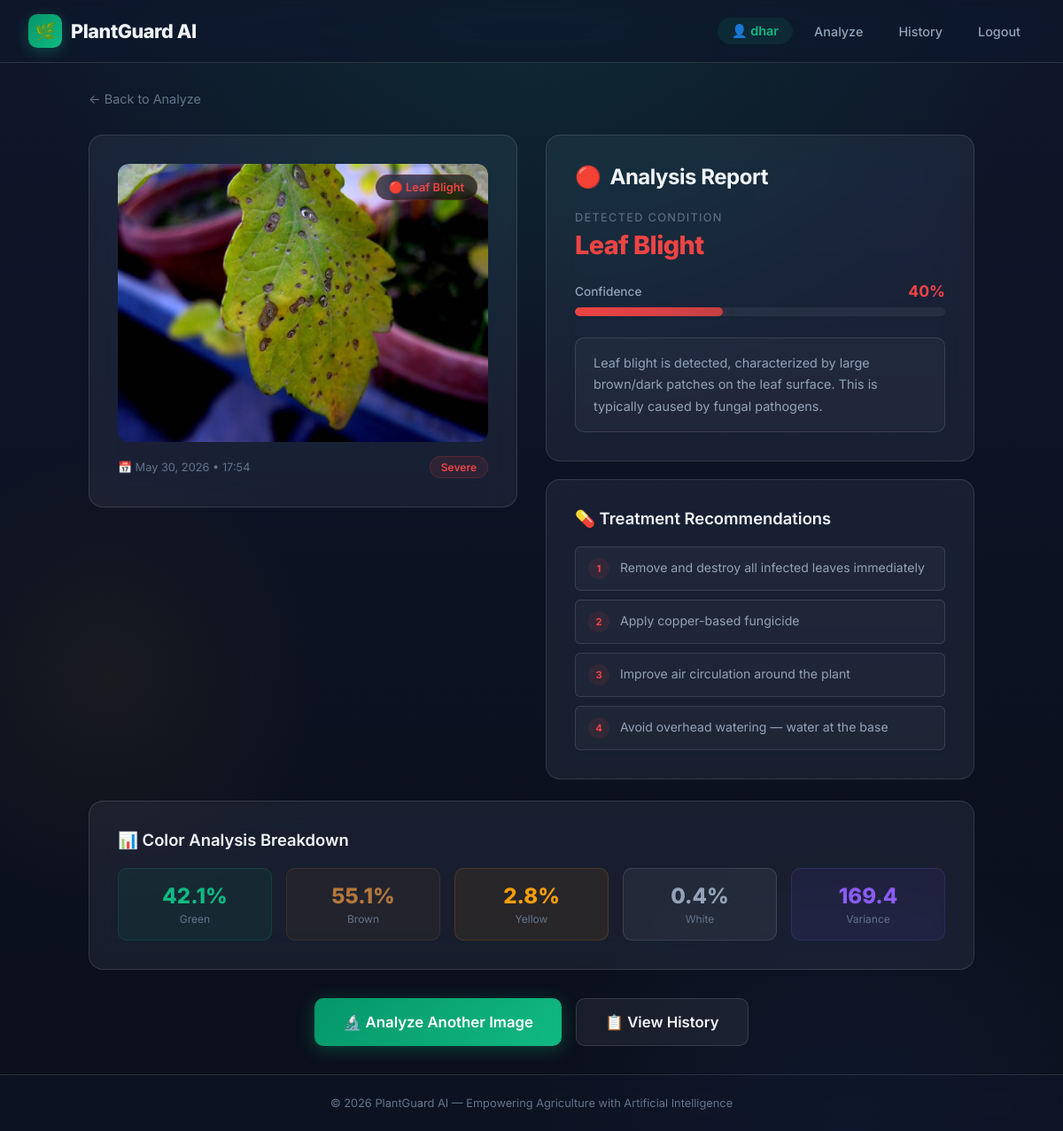
The app's page /result/22/ (signed in) with its own data.
### detection/models.py (models this page shows, shortened)
class UploadedImage(models.Model):
    image = models.ImageField(upload_to='uploads/')
    uploaded_at = models.DateTimeField(auto_now_add=True)
    prediction = models.CharField(max_length=255, blank=True, null=True)
    confidence = models.FloatField(blank=True, null=True, default=0.0)
    details = models.TextField(blank=True, null=True)

### detection/views.py (the view)
# urls.py: path('result/<int:pk>/', views.result, name='result'),
@login_required
def result(request, pk):
    uploaded_image = UploadedImage.objects.get(pk=pk)
    details = {}
    if uploaded_image.details:
        try:
            details = json.loads(uploaded_image.details)
        except json.JSONDecodeError:
            details = {}
    disease_info = DISEASE_DATABASE.get(uploaded_image.prediction, DISEASE_DATABASE['Healthy'])
    context = {
        'uploaded_image': uploaded_image,
        'details': details,
        'disease_info': disease_info,
        'confidence': uploaded_image.confidence or 0,
        'recommendations': details.get('recommendations', disease_info.get('recommendations', [])),
        'severity': details.get('severity_label', disease_info.get('severity_label', 'Unknown')),
        'severity_color': details.get('color', disease_info.get('color', '#888')),
        'disease_icon': details.get('icon', disease_info.get('icon', '🔍')),
        'disease_description': details.get('description', disease_info.get('description', '')),
        'analysis': details.get('analysis', {}),
    }
    return render(request, 'detection/result.html', context)

### detection/templates/detection/result.html (shortened to what this page needs)
{% extends 'detection/base.html' %}
{% block content %}
<div style="max-width: 1000px; margin: 0 auto;">
    <div style="display: flex; align-items: center; gap: 12px; margin-bottom: 2rem;">
        <a href="{% url 'home' %}" style="color: var(--text-muted); text-decoration: none; font-size: 0.9rem; transition: var(--transition);"
           onmouseover="this.style.color='var(--primary-light)'" onmouseout="this.style.color='var(--text-muted)'">
            ← Back to Analyze
        </a>
    </div>
    <div style="display: grid; grid-template-columns: 1fr 1fr; gap: 2rem; align-items: start;">
        <div class="glass-card" style="animation: slideInLeft 0.6s ease-out;" id="image-card">
            {% if uploaded_image %}
            <div style="position: relative; border-radius: 12px; overflow: hidden;">
                <img src="{{ uploaded_image.image.url }}" alt="Analyzed Leaf"
                    style="width: 100%; height: auto; display: block; border-radius: 12px;">
                <div style="
                    position: absolute;
                    top: 12px;
                    right: 12px;
                    background: rgba(0,0,0,0.6);
                    backdrop-filter: blur(10px);
                    padding: 6px 14px;
                    border-radius: 50px;
                    font-size: 0.8rem;
                    font-weight: 600;
                    color: {{ severity_color }};
                    border: 1px solid {{ severity_color }}33;
                " id="status-badge">
                    {{ disease_icon }} {{ uploaded_image.prediction }}
                </div>
            </div>
            <div style="margin-top: 1rem; display: flex; justify-content: space-between; align-items: center;">
                <span style="color: var(--text-muted); font-size: 0.8rem;">
                    📅 {{ uploaded_image.uploaded_at|date:"M d, Y • H:i" }}
                </span>
                <span style="
                    background: {{ severity_color }}18;
                    color: {{ severity_color }};
                    padding: 4px 12px;
                    border-radius: 50px;
                    font-size: 0.75rem;
                    font-weight: 600;
                    border: 1px solid {{ severity_color }}33;
                ">{{ severity }}</span>
            </div>
            {% endif %}
        </div>
        <div style="animation: slideInRight 0.6s ease-out;">
            <div class="glass-card" style="margin-bottom: 1.25rem;" id="result-card">
                <h2 style="margin-bottom: 1.5rem; display: flex; align-items: center; gap: 10px;">
                    <span style="font-size: 1.5rem;">{{ disease_icon }}</span>
                    Analysis Report
                </h2>
                <div style="margin-bottom: 1.5rem;">
                    <div style="color: var(--text-muted); font-size: 0.8rem; text-transform: uppercase; letter-spacing: 0.1em; margin-bottom: 6px;">Detected Condition</div>
                    <div style="font-size: 1.8rem; font-weight: 800; color: {{ severity_color }}; letter-spacing: -0.02em;" id="disease-name">
                        {{ uploaded_image.prediction }}
                    </div>
                </div>
                <div style="margin-bottom: 1.5rem;" id="confidence-section">
                    <div style="display: flex; justify-content: space-between; align-items: center; margin-bottom: 8px;">
                        <span style="color: var(--text-secondary); font-size: 0.85rem; font-weight: 500;">Confidence</span>
                        <span style="font-weight: 700; color: {{ severity_color }}; font-size: 1.1rem;" id="confidence-value">0%</span>
                    </div>
                    <div style="
                        width: 100%;
                        height: 10px;
                        background: rgba(255,255,255,0.06);
                        border-radius: 10px;
                        overflow: hidden;
                    ">
                        <div id="confidence-bar" style="
                            width: 0%;
                            height: 100%;
                            background: linear-gradient(90deg, {{ severity_color }}, {{ severity_color }}cc);
                            border-radius: 10px;
                            transition: width 1.5s cubic-bezier(0.4, 0, 0.2, 1);
                            box-shadow: 0 0 15px {{ severity_color }}44;
                        "></div>
                    </div>
                </div>
                <div style="
                    background: rgba(255,255,255,0.03);
                    border: 1px solid var(--glass-border);
                    border-radius: var(--radius-sm);
                    padding: 1rem 1.25rem;
                    line-height: 1.7;
                    color: var(--text-secondary);
                    font-size: 0.9rem;
                ">
                    {{ disease_description }}
                </div>
            </div>
            <div class="glass-card" id="recommendations-card">
                <h3 style="margin-bottom: 1.25rem; display: flex; align-items: center; gap: 8px;">
                    💊 Treatment Recommendations
                </h3>
                <div style="display: flex; flex-direction: column; gap: 10px;">
                    {% for rec in recommendations %}
                    <div style="
                        display: flex;
                        align-items: flex-start;
                        gap: 12px;
                        padding: 12px 14px;
                        background: rgba(255,255,255,0.03);
                        border: 1px solid var(--glass-border);
                        border-radius: var(--radius-xs);
                        transition: var(--transition);
                        animation: fadeInUp 0.5s ease-out {{ forloop.counter0 }}00ms both;
                    " class="rec-item"
                       onmouseover="this.style.borderColor='var(--glass-border-hover)'; this.style.background='rgba(255,255,255,0.06)'"
                       onmouseout="this.style.borderColor='var(--glass-border)'; this.style.background='rgba(255,255,255,0.03)'">
                        <span style="
                            flex-shrink: 0;
                            width: 24px;
                            height: 24px;
                            background: {{ severity_color }}18;
                            color: {{ severity_color }};
                            border-radius: 50%;
                            display: flex;
                            align-items: center;
                            justify-content: center;
                            font-size: 0.7rem;
                            font-weight: 700;
                        ">{{ forloop.counter }}</span>
                        <span style="color: var(--text-secondary); font-size: 0.88rem; line-height: 1.5;">{{ rec }}</span>
                    </div>
                    {% endfor %}
                </div>
            </div>
        </div>
    </div>
    {% if analysis %}
    <div class="glass-card" style="margin-top: 1.5rem; animation: fadeInUp 0.8s ease-out 0.3s both;" id="analysis-card">
        <h3 style="margin-bottom: 1.25rem; display: flex; align-items: center; gap: 8px;">
            📊 Color Analysis Breakdown
        </h3>
        <div style="display: grid; grid-template-columns: repeat(auto-fit, minmax(140px, 1fr)); gap: 1rem;">
            <div style="text-align: center; padding: 1rem; background: rgba(16, 185, 129, 0.08); border-radius: var(--radius-sm); border: 1px solid rgba(16, 185, 129, 0.15);">
                <div style="font-size: 1.5rem; font-weight: 800; color: #10b981;">{{ analysis.green_percentage }}%</div>
                <div style="color: var(--text-muted); font-size: 0.75rem; margin-top: 4px;">Green</div>
            </div>
            <div style="text-align: center; padding: 1rem; background: rgba(180, 120, 60, 0.08); border-radius: var(--radius-sm); border: 1px solid rgba(180, 120, 60, 0.15);">
                <div style="font-size: 1.5rem; font-weight: 800; color: #b4783c;">{{ analysis.brown_percentage }}%</div>
                <div style="color: var(--text-muted); font-size: 0.75rem; margin-top: 4px;">Brown</div>
            </div>
            <div style="text-align: center; padding: 1rem; background: rgba(245, 158, 11, 0.08); border-radius: var(--radius-sm); border: 1px solid rgba(245, 158, 11, 0.15);">
                <div style="font-size: 1.5rem; font-weight: 800; color: #f59e0b;">{{ analysis.yellow_percentage }}%</div>
                <div style="color: var(--text-muted); font-size: 0.75rem; margin-top: 4px;">Yellow</div>
            </div>
            <div style="text-align: center; padding: 1rem; background: rgba(255, 255, 255, 0.05); border-radius: var(--radius-sm); border: 1px solid var(--glass-border);">
                <div style="font-size: 1.5rem; font-weight: 800; color: var(--text-secondary);">{{ analysis.white_percentage }}%</div>
                <div style="color: var(--text-muted); font-size: 0.75rem; margin-top: 4px;">White</div>
            </div>
            <div style="text-align: center; padding: 1rem; background: rgba(139, 92, 246, 0.08); border-radius: var(--radius-sm); border: 1px solid rgba(139, 92, 246, 0.15);">
                <div style="font-size: 1.5rem; font-weight: 800; color: #8b5cf6;">{{ analysis.color_variance }}</div>
                <div style="color: var(--text-muted); font-size: 0.75rem; margin-top: 4px;">Variance</div>
            </div>
        </div>
    </div>
    {% endif %}
    <div style="display: flex; gap: 1rem; margin-top: 2rem; justify-content: center; flex-wrap: wrap;">
        <a href="{% url 'home' %}" class="btn btn-primary btn-lg" id="analyze-another-btn">
            🔬 Analyze Another Image
        </a>
        <a href="{% url 'history' %}" class="btn btn-secondary btn-lg" id="view-history-btn">
            📋 View History
        </a>
    </div>
</div>
{% endblock %}

### detection/templates/detection/base.html (shortened to what this page needs)
<!DOCTYPE html>
<html lang="en">
<head>
</head>
<body>
    <div class="bg-gradient"></div>
    <div class="particles">
    </div>
    <header>
        <nav>
            <a href="{% url 'home' %}" class="logo" id="nav-logo">
                <span class="logo-icon">🌿</span>
                PlantGuard AI
            </a>
            <div class="nav-links">
                {% if user.is_authenticated %}
                <span class="nav-user" id="nav-user">👤 {{ user.username }}</span>
                <a href="{% url 'home' %}" id="nav-analyze">Analyze</a>
                <a href="{% url 'history' %}" id="nav-history">History</a>
                <form action="{% url 'logout' %}" method="post" style="display:inline;">
                    <button type="submit" class="logout-btn" id="nav-logout">Logout</button>
                </form>
                {% else %}
                <a href="{% url 'login' %}" id="nav-login">Login</a>
                <a href="{% url 'signup' %}" class="btn-nav" id="nav-signup">Sign Up</a>
                {% endif %}
            </div>
        </nav>
    </header>
    <main>
        {% block content %}{% endblock %}
    </main>
    <footer>
        <p>&copy; 2026 PlantGuard AI — Empowering Agriculture with Artificial Intelligence</p>
    </footer>
</body>
</html>

### records on screen
UploadedImage: image (picture), prediction "Leaf Blight", uploaded_at "May 30, 2026 • 17:54"

### other values on screen
{{ user.username }} "dhar"
{{ disease_icon }} "🔴"
{{ severity }} "Severe"
{{ disease_description }} "Leaf blight is detected, characterized by large brown/dark patches on the leaf surface. This is typically caused by fungal pathogens."
{{ rec }} "Remove and destroy all infected leaves immediately" "Apply copper-based fungicide" "Improve air circulation around the plant" "Avoid overhead watering — water at the base"
{{ analysis.green_percentage }} "42.1"
{{ analysis.brown_percentage }} "55.1"
{{ analysis.yellow_percentage }} "2.8"
{{ analysis.white_percentage }} "0.4"
{{ analysis.color_variance }} "169.4"
